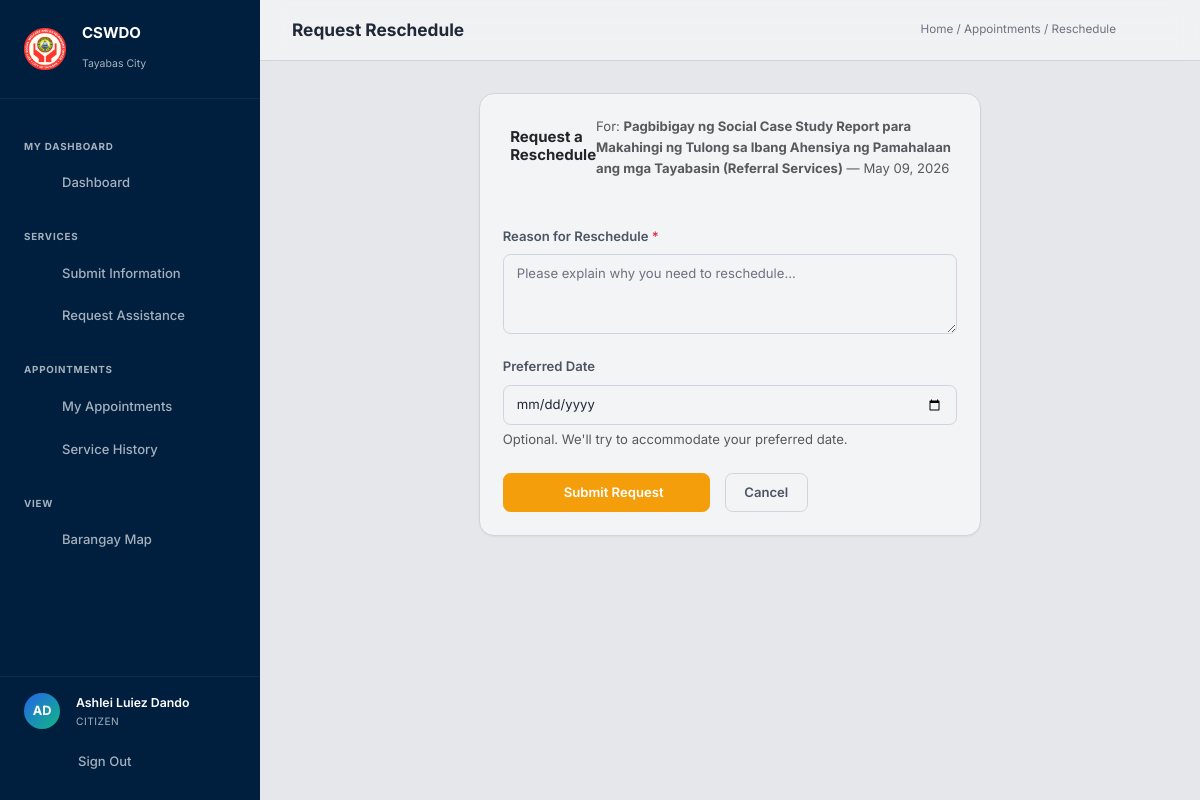
The page /user/appointments/1/reschedule/ (signed in) on the database its author committed.
### core/models.py (models this page shows, shortened)
class ScheduledTransaction(models.Model):
    STATUS_CHOICES = [
        ('pending', 'Pending'),
        ('under_review', 'Under Review'),
        ('approved', 'Approved'),
        ('scheduled', 'Scheduled'),
        ('claimed', 'Claimed'),
        ('completed', 'Completed'),
        ('missed', 'Missed'),
        ('cancelled', 'Cancelled'),
        ('rejected', 'Rejected'),
    ]
    TIME_SLOT_CHOICES = [
        ('08:00', '8:00 AM – 9:00 AM'),
        ('09:00', '9:00 AM – 10:00 AM'),
        ('10:00', '10:00 AM – 11:00 AM'),
        ('11:00', '11:00 AM – 12:00 PM'),
        ('13:00', '1:00 PM – 2:00 PM'),
        ('14:00', '2:00 PM – 3:00 PM'),
        ('15:00', '3:00 PM – 4:00 PM'),
        ('16:00', '4:00 PM – 5:00 PM'),
    ]
    assistance_request = models.OneToOneField(
        AssistanceRequest, on_delete=models.CASCADE,
        related_name='schedule', null=True, blank=True,
    )
    beneficiary = models.ForeignKey(
        Beneficiary, on_delete=models.CASCADE, related_name='schedules',
    )
    program = models.ForeignKey(
        Program, on_delete=models.CASCADE, related_name='schedules',
    )
    barangay = models.ForeignKey(
        Barangay, on_delete=models.SET_NULL, null=True, blank=True,
        related_name='schedules',
    )
    schedule_date = models.DateField(null=True, blank=True)
    time_slot = models.CharField(
        max_length=5, choices=TIME_SLOT_CHOICES, blank=True,
        help_text='Hour block (HH:MM)',
    )
    claim_location = models.CharField(max_length=300, default='CSWDO Office, Tayabas City')
    assigned_staff = models.ForeignKey(
        User, on_delete=models.SET_NULL, null=True, blank=True,
        related_name='assigned_schedules',
    )
    max_per_slot = models.PositiveIntegerField(default=10, help_text='Max beneficiaries per slot')
    status = models.CharField(max_length=20, choices=STATUS_CHOICES, default='pending')
    remarks = models.TextField(blank=True)
    admin_notes = models.TextField(blank=True)
    reschedule_count = models.PositiveIntegerField(default=0)
    reschedule_requested = models.BooleanField(default=False)
    reschedule_reason = models.TextField(blank=True)
    created_by = models.ForeignKey(
        User, on_delete=models.SET_NULL, null=True, blank=True,
        related_name='created_schedules',
    )
    created_at = models.DateTimeField(auto_now_add=True)
    updated_at = models.DateTimeField(auto_now=True)
    class Meta:
        ordering = ['-created_at']
        verbose_name = 'Scheduled Transaction'
        verbose_name_plural = 'Scheduled Transactions'

class Program(models.Model):
    name = models.CharField(max_length=300, unique=True)
    description = models.TextField(blank=True)
    transaction_type = models.CharField(max_length=100, default='G2C - Government to Citizen')
    who_may_avail = models.TextField(blank=True)
    is_active = models.BooleanField(default=True)
    created_at = models.DateTimeField(auto_now_add=True)
    class Meta:
        ordering = ['name']

### core/views.py (the view)
# urls.py: path('user/appointments/<int:pk>/reschedule/', views.user_request_reschedule, name='user_request_reschedule'),
@login_required
def user_request_reschedule(request, pk):
    beneficiary = get_object_or_404(Beneficiary, user=request.user)
    sched = get_object_or_404(
        ScheduledTransaction,
        pk=pk, beneficiary=beneficiary,
        status__in=['scheduled', 'approved', 'missed'],
    )
    if request.method == 'POST':
        form = RescheduleRequestForm(request.POST)
        if form.is_valid():
            sched.reschedule_requested = True
            sched.reschedule_reason = form.cleaned_data['reason']
            sched.save()
            msg = (
                f'{beneficiary.full_name} has requested a reschedule for their '
                f'{sched.program.name} appointment'
                f'{" (preferred: " + str(form.cleaned_data["preferred_date"]) + ")" if form.cleaned_data.get("preferred_date") else ""}. '
                f'Reason: {form.cleaned_data["reason"][:100]}'
            )
            notify_admins('reschedule_request', 'Reschedule Requested', msg,
                          related_url=f'/schedules/{sched.pk}/')
            notify_staff_for_program(sched.program, 'reschedule_request',
                                     'Reschedule Requested', msg,
                                     related_url=f'/schedules/{sched.pk}/')
            messages.success(request, 'Reschedule request submitted. We will contact you soon.')
            return redirect('user_appointment_detail', pk=pk)
    else:
        form = RescheduleRequestForm()
    return render(request, 'user/request_reschedule.html', {
        'form': form,
        'sched': sched,
        'beneficiary': beneficiary,
    })

### core/templates/user/request_reschedule.html (shortened to what this page needs)
{% extends 'base.html' %}
{% load static %}
{% block page_title %}Request Reschedule{% endblock %}
{% block breadcrumb %}Home / Appointments / Reschedule{% endblock %}
{% block content %}
<div class="dashboard-container">
    <div class="row g-4 justify-content-center">
        <div class="col-lg-7">
            <div class="card">
                <div class="card-header bg-transparent border-0 pt-4 px-4">
                    <h5 class="card-title d-flex align-items-center gap-2 mb-1">
                         Request a Reschedule
                    </h5>
                    <p class="small text-muted mb-0">
                        For: <strong>{{ sched.program.name }}</strong> — {{ sched.schedule_date|date:"F d, Y"|default:"Date TBD" }}
                    </p>
                </div>
                <div class="card-body p-4">
                    <form method="POST" id="reschedule-form">
                        <div class="mb-4">
                            <label class="form-label fw-semibold" for="reschedule-reason">Reason for Reschedule <span class="text-danger">*</span></label>
                            {{ form.reason }}
                        </div>
                        <div class="mb-4">
                            <label class="form-label fw-semibold" for="reschedule-preferred-date">Preferred Date</label>
                            {{ form.preferred_date }}
                            <div class="form-text">Optional. We'll try to accommodate your preferred date.</div>
                        </div>
                        <div class="d-flex gap-3">
                            <button type="submit" class="btn btn-warning px-5" id="submit-reschedule-btn">
                                 Submit Request
                            </button>
                            <a href="{% url 'user_appointment_detail' sched.pk %}" class="btn btn-outline" id="cancel-reschedule-btn">Cancel</a>
                        </div>
                    </form>
                </div>
            </div>
        </div>
    </div>
</div>
{% endblock %}

### core/templates/base.html (shortened to what this page needs)
{% load static %}
<!DOCTYPE html>
<html lang="en" id="html-root">
<head>
    <link href="https://cdn.jsdelivr.net/npm/bootstrap@5.3.3/dist/css/bootstrap.min.css" rel="stylesheet">
    <link href="https://cdn.jsdelivr.net/npm/bootstrap-icons@1.11.3/font/bootstrap-icons.min.css" rel="stylesheet">
    <link rel='stylesheet' href='https://cdn-uicons.flaticon.com/2.1.0/uicons-regular-rounded/css/uicons-regular-rounded.css'>
    <link rel="stylesheet" href="https://unpkg.com/leaflet@1.9.4/dist/leaflet.css" />
    <link rel="stylesheet" href="https://cdn.jsdelivr.net/npm/tom-select@2.3.1/dist/css/tom-select.min.css">
    <link rel="stylesheet" href="{% static 'css/style.css' %}?v=4.0">
</head>
<body x-data="{ sidebarOpen: false }">
    {% block body %}
    <div class="layout">
        <aside class="sidebar" :class="{ 'open': sidebarOpen }" id="sidebar">
            <div class="sidebar-brand">
                <div class="sidebar-brand-icon">
                    <img src="{% static 'images/cswdo_logo.png' %}" alt="CSWDO Logo"
                        style="width: 100%; height: 100%; object-fit: contain;">
                </div>
                <div>
                    <h1>CSWDO</h1>
                    <small>Tayabas City</small>
                </div>
            </div>
            <nav class="sidebar-nav">
                {% if user.is_authenticated and user.is_superuser or user.profile.is_admin %}
                <div class="sidebar-label">Dashboard</div>
                <a href="{% url 'admin_dashboard' %}"
                    class="sidebar-link {% if request.resolver_match.url_name == 'admin_dashboard' %}active{% endif %}"
                    id="nav-admin-dashboard">
                    <span class="icon"><i class="fi fi-rr-stats"></i></span> Analytics Dashboard
                </a>
                <div class="sidebar-label">Management</div>
                <a href="{% url 'beneficiary_list' %}"
                    class="sidebar-link {% if request.resolver_match.url_name == 'beneficiary_list' or request.resolver_match.url_name == 'beneficiary_edit' %}active{% endif %}"
                    id="nav-beneficiaries">
                    <span class="icon"><i class="fi fi-rr-users"></i></span> Beneficiaries
                </a>
                <a href="{% url 'request_list' %}"
                    class="sidebar-link {% if request.resolver_match.url_name == 'request_list' %}active{% endif %}"
                    id="nav-requests">
                    <span class="icon"><i class="fi fi-rr-clipboard-list"></i></span> Requests
                </a>
                <a href="{% url 'schedule_list' %}"
                    class="sidebar-link {% if 'schedule' in request.resolver_match.url_name %}active{% endif %}"
                    id="nav-schedules">
                    <span class="icon"><i class="fi fi-rr-calendar-lines"></i></span> Schedules
                </a>
                <a href="{% url 'admin_service_history' %}"
                    class="sidebar-link {% if request.resolver_match.url_name == 'admin_service_history' %}active{% endif %}"
                    id="nav-service-history">
                    <span class="icon"><i class="fi fi-rr-time-past"></i></span> Service History
                </a>
                <a href="{% url 'program_list' %}"
                    class="sidebar-link {% if request.resolver_match.url_name == 'program_list' or request.resolver_match.url_name == 'program_add' or request.resolver_match.url_name == 'program_edit' %}active{% endif %}"
                    id="nav-programs">
                    <span class="icon"><i class="fi fi-rr-folder"></i></span> Programs
                </a>
                <a href="{% url 'staff_management' %}"
                    class="sidebar-link {% if 'staff' in request.resolver_match.url_name %}active{% endif %}"
                    id="nav-staff">
                    <span class="icon"><i class="fi fi-rr-id-badge"></i></span> Staff Management
                </a>
                <div class="sidebar-label">Analytics</div>
                <a href="{% url 'admin_insights' %}"
                    class="sidebar-link {% if request.resolver_match.url_name == 'admin_insights' %}active{% endif %}"
                    id="nav-insights">
                    <span class="icon"><i class="fi fi-rr-bulb"></i></span> System Insights
                </a>
                <a href="{% url 'map' %}"
                    class="sidebar-link {% if request.resolver_match.url_name == 'map' %}active{% endif %}"
                    id="nav-map">
                    <span class="icon"><i class="fi fi-rr-map"></i></span> Geospatial Map
                </a>
                {% else %}
                <div class="sidebar-label">My Dashboard</div>
                <a href="{% url 'user_dashboard' %}"
                    class="sidebar-link {% if request.resolver_match.url_name == 'user_dashboard' %}active{% endif %}"
                    id="nav-user-dashboard">
                    <span class="icon"></span> Dashboard
                </a>
                <div class="sidebar-label">Services</div>
                <a href="{% url 'submit_beneficiary' %}"
                    class="sidebar-link {% if request.resolver_match.url_name == 'submit_beneficiary' %}active{% endif %}"
                    id="nav-submit-beneficiary">
                    <span class="icon"></span> Submit Information
                </a>
                <a href="{% url 'request_assistance' %}"
                    class="sidebar-link {% if request.resolver_match.url_name == 'request_assistance' %}active{% endif %}"
                    id="nav-request-assistance">
                    <span class="icon"></span> Request Assistance
                </a>
                <div class="sidebar-label">Appointments</div>
                <a href="{% url 'user_appointments' %}"
                    class="sidebar-link {% if request.resolver_match.url_name == 'user_appointments' or request.resolver_match.url_name == 'user_appointment_detail' %}active{% endif %}"
                    id="nav-user-appointments">
                    <span class="icon"></span> My Appointments
                </a>
                <a href="{% url 'user_service_history' %}"
                    class="sidebar-link {% if request.resolver_match.url_name == 'user_service_history' %}active{% endif %}"
                    id="nav-user-history">
                    <span class="icon"></span> Service History
                </a>
                <div class="sidebar-label">View</div>
                <a href="{% url 'map' %}"
                    class="sidebar-link {% if request.resolver_match.url_name == 'map' %}active{% endif %}"
                    id="nav-user-map">
                    <span class="icon"></span> Barangay Map
                </a>
                {% endif %}
            </nav>
            <div class="sidebar-footer">
                <div class="sidebar-user">
                    <div class="sidebar-avatar">{{ user.first_name.0 }}{{ user.last_name.0 }}</div>
                    <div class="sidebar-user-info">
                        <div class="name">{{ user.get_full_name|default:user.username }}</div>
                        <div class="role">{% if user.is_superuser or user.profile.is_admin %}Administrator{% elif user.is_staff or user.profile.is_staff_role %}Staff{% else %}Citizen{% endif %}</div>
                    </div>
                </div>
                <a href="{% url 'logout' %}" class="sidebar-link" style="margin-top: 12px;" id="nav-logout">
                    <span class="icon"></span> Sign Out
                </a>
            </div>
        </aside>
        <main class="main">
            <header class="topbar">
                <div>
                    <span class="topbar-title">{% block page_title %}Dashboard{% endblock %}</span>
                </div>
                <div class="topbar-actions">
                    <span class="topbar-breadcrumb">{% block breadcrumb %}{% endblock %}</span>
                    {% if user.is_authenticated %}
                    <div class="notif-wrapper" id="notif-wrapper" x-data="{ open: false }">
                        <button class="notif-btn" @click="open = !open; if(open) loadNotifications()" id="notif-bell-btn" aria-label="Notifications">
                        </button>
                    </div>
                    {% endif %}
                </div>
            </header>
            <div class="content animate-fade">
                {% block content %}{% endblock %}
            </div>
        </main>
    </div>
    {% endblock %}
</body>
</html>

### rows shown on the page
ScheduledTransaction: program.name "Pagbibigay ng Social Case Study Report para Makahingi ng Tulong sa Ibang Ahensiya ng Pamahalaan ang mga Tayabasin (Referral Services)", schedule_date "May 09, 2026"

### other values the page prints
{{ user.first_name.0 }} "A"
{{ user.last_name.0 }} "D"
{{ user.get_full_name|default:user.username }} "Ashlei Luiez Dando"
